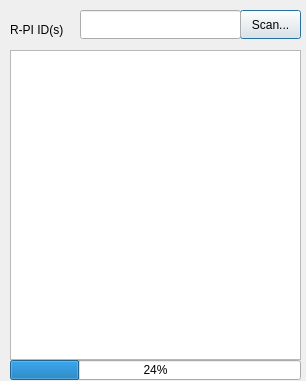
<?xml version="1.0" encoding="UTF-8"?>
<ui version="4.0">
 <class>Dialog</class>
 <widget class="QDialog" name="Dialog">
  <property name="geometry">
   <rect>
    <x>0</x>
    <y>0</y>
    <width>306</width>
    <height>381</height>
   </rect>
  </property>
  <property name="windowTitle">
   <string>Dialog</string>
  </property>
  <widget class="QPushButton" name="pushButton">
   <property name="geometry">
    <rect>
     <x>240</x>
     <y>10</y>
     <width>61</width>
     <height>29</height>
    </rect>
   </property>
   <property name="text">
    <string>Scan...</string>
   </property>
  </widget>
  <widget class="QLineEdit" name="lineEdit">
   <property name="geometry">
    <rect>
     <x>80</x>
     <y>10</y>
     <width>161</width>
     <height>29</height>
    </rect>
   </property>
  </widget>
  <widget class="QListView" name="listView">
   <property name="geometry">
    <rect>
     <x>10</x>
     <y>50</y>
     <width>291</width>
     <height>310</height>
    </rect>
   </property>
  </widget>
  <widget class="QLabel" name="label">
   <property name="geometry">
    <rect>
     <x>10</x>
     <y>20</y>
     <width>72</width>
     <height>19</height>
    </rect>
   </property>
   <property name="text">
    <string>R-PI ID(s)</string>
   </property>
  </widget>
  <widget class="QProgressBar" name="progressBar">
   <property name="geometry">
    <rect>
     <x>10</x>
     <y>360</y>
     <width>291</width>
     <height>20</height>
    </rect>
   </property>
   <property name="value">
    <number>24</number>
   </property>
  </widget>
 </widget>
 <layoutdefault spacing="6" margin="11"/>
 <resources/>
 <connections/>
</ui>
